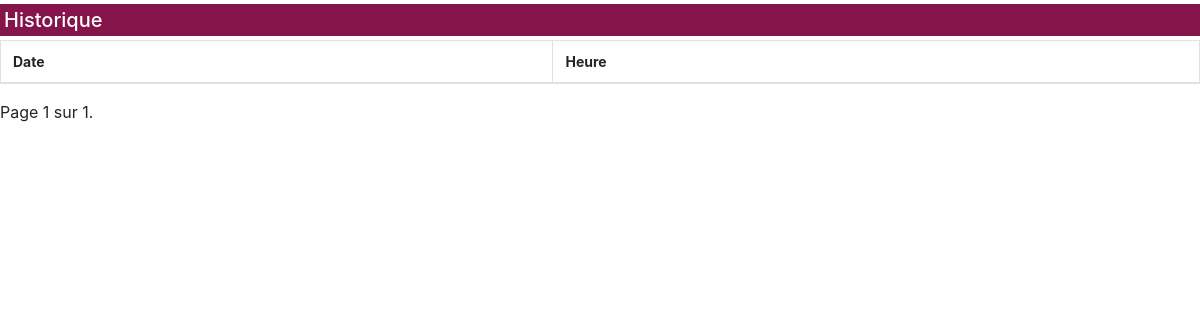
/client/historique/1, run on an earlier commit of the app's database.
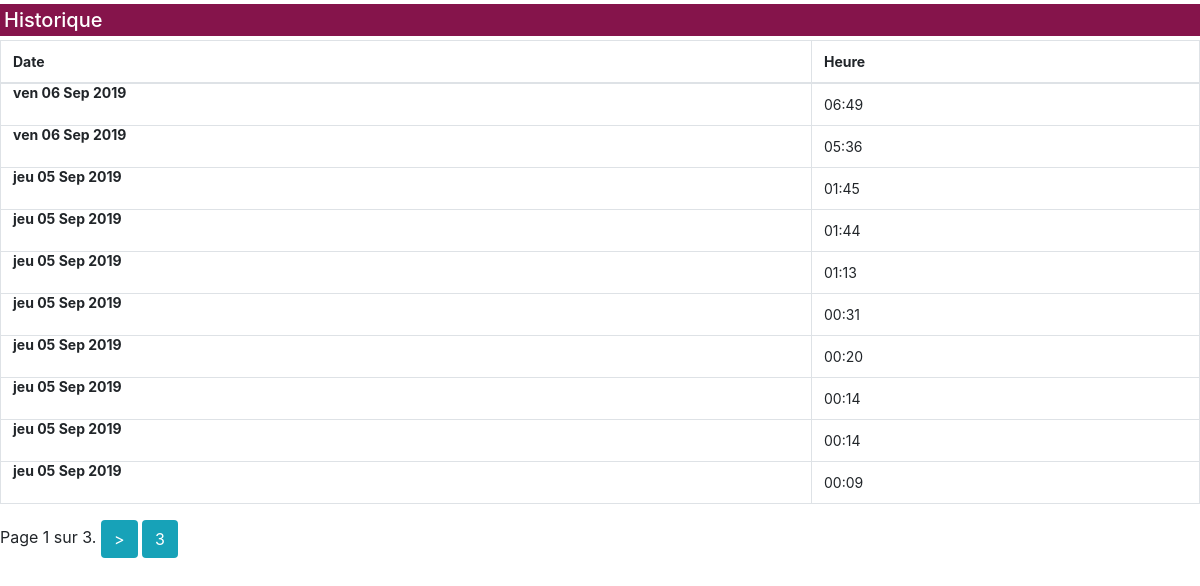
And on a later commit of the database.
### clients/models.py (models this page shows)
class SeanceHistorique(models.Model):
    date_heure=models.DateTimeField(default=datetime.now, blank='true')
    client=models.ForeignKey(Client,on_delete=models.CASCADE,blank='true')

### clients/views.py (the view)
# urls.py: path('historique/<int:id>',GetHistorique,name='historique_page_num'),
def GetHistorique(request,id):
    client=Client.objects.get(id=id)
    historique_list=SeanceHistorique.objects.filter(client=client).order_by('-date_heure')
    paginator = Paginator(historique_list, 10) # Show 25 clients per page
    page = request.GET.get('page')
    historiques = paginator.get_page(page)
    return render(request,'clients/historique_client.html',{'historiques':historiques})

### clients/context_processors.py (called while the page is built)
def add_client_form_to_context(request):
    cart=ClientForm()
    return {
        'AddClientForm': ClientForm
    }

### clients/templates/clients/historique_client.html (shortened to what this page needs)
{%load static %}
<link rel="stylesheet" href="{% static '/css/bootstrap.min.css' %}">
  <link rel="stylesheet" href="{% static '/css/styles.css' %}">
<h5 class="p-1 bg-night my-1 text-white">Historique </h5>
<table class="table table-bordered table-hover">
  <thead style='font-size:14px !important;'>
    <tr>
      <th scope="col">Date</th>
      <th scope="col">Heure</th>
    </tr>
  </thead>
  <tbody>
    {% for historique in historiques %}
    <tr style='font-size:14px !important;' class='py-0'>
      <th scope="row" class='py-0'>{{historique.date_heure|date:"D d M Y"}}</th>
      <td class='nom' class='py-0'>{{historique.date_heure|time:"H:i"}}</td>
    </tr>
    {% endfor %}
  </tbody>
</table>
<div class="text-center">
<div class="pagination">
<span class="step-links">
<span class="current">
Page {{ historiques.number }} sur {{ historiques.paginator.num_pages }}.
</span>
{% if historiques.has_next %}
<a href="/client/historique/{{historiques.0.client.id}}?page={{ historiques.next_page_number }}" class='btn bg-info text-white paginator-historique'> > </a>
<a href="/client/historique/{{historiques.0.client.id}}?page={{ historiques.paginator.num_pages }}" class='btn bg-info text-white paginator-historique'>{{ historiques.paginator.num_pages }}</a>
{% endif %}
</span>
</div>
</div>

### static/css/colors.css (style rules this page uses)
.bg-night { background: #85144b; }

What changed in the data, as far as the page shows it:
added SeanceHistorique: date_heure "ven 06 Sep 2019", date_heure "06:49"
added SeanceHistorique: date_heure "ven 06 Sep 2019", date_heure "05:36"
added SeanceHistorique: date_heure "jeu 05 Sep 2019", date_heure "01:45"
added SeanceHistorique: date_heure "jeu 05 Sep 2019", date_heure "01:44"
added SeanceHistorique: date_heure "jeu 05 Sep 2019", date_heure "01:13"
added SeanceHistorique: date_heure "jeu 05 Sep 2019", date_heure "00:31"
added SeanceHistorique: date_heure "jeu 05 Sep 2019", date_heure "00:20"
added SeanceHistorique: date_heure "jeu 05 Sep 2019", date_heure "00:14"
added SeanceHistorique: date_heure "jeu 05 Sep 2019", date_heure "00:14"
added SeanceHistorique: date_heure "jeu 05 Sep 2019", date_heure "00:09"
Also different on the page:
{{ historiques.paginator.num_pages }}: "1" → "3"
{{ historiques.paginator.num_pages }}: (not shown) → "3"
